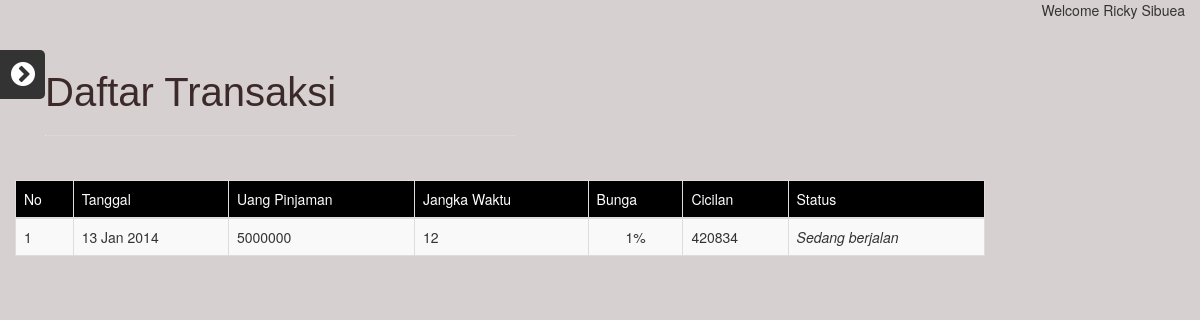
Screenshot of /daftar_transaksi.php (signed in) with the database file from the repository.
### tables this page shows
CREATE TABLE IF NOT EXISTS `peminjam` (
  `user_id` int(10) NOT NULL AUTO_INCREMENT,
  `tanggal` varchar(30) NOT NULL,
  `nama` varchar(50) NOT NULL,
  `username` varchar(50) NOT NULL,
  `no_hp` varchar(14) NOT NULL,
  `no_rek` varchar(20) NOT NULL,
  `nominal` varchar(15) NOT NULL,
  `jangka` varchar(4) NOT NULL,
  `cicilan` varchar(10) NOT NULL,
  `status` enum('yes','no') NOT NULL,
  `alasan` varchar(100) NOT NULL,
  `lunas` varchar(20) NOT NULL,
  PRIMARY KEY (`user_id`)
);

### daftar_transaksi.php (the view, shortened to what this page needs)
<!doctype html>
<html lang="en">
<head>
	<link rel="stylesheet" type="text/css" href="css/reset.css">
	<link rel="stylesheet" type="text/css" href="css/bootstrap.css">
	<link rel="stylesheet" href="fontawsome/font-awesome.css">
	<link rel="stylesheet" type="text/css" href="css/a.css">
</head>
<body>
		<?php
		include "nav_user.php";
		?>
		<div class="container">
				<div class="row">
						<div class="pull-right">
							Welcome
							<?php if (isset($_SESSION['namalengkap'])):?>
								<?php echo $_SESSION['namalengkap'];?>
							<?php endif;?>
						</div>
				</div>
				<div class="row">
						<div class="col-md-8"></iv>
						<div class="col-md-8  page_header">
								<h3><font color="#3C2A2A">Daftar Transaksi</font></h3>
								<hr>
						</div>
				</div>
				<div class="row">
					<div class="col-md-2"></div>
					<div class="col-md-10">
					<form>
						<table class="table table-responsive table-key-value pull-center table-striped table-bordered" style="width:100%">
						<thead bgcolor="black">
							<tr>
								<td><font color="white"><font color="white"><font color="white"<font color="white">No</td>
								<td><font color="white"><font color="white"<font color="white">Tanggal</td>
								<td><font color="white"<font color="white">Uang Pinjaman</td>
								<td><font color="white">Jangka Waktu</td>
								<td><font color="white">Bunga</td>
								<td><font color="white">Cicilan</td>
								<td><font color="white">Status</td>
							</tr>
						</thead>
						<tbody>
							<?php
									$username = $_SESSION['namauser'];
									$query = mysql_query("select * from peminjam where username='$username' AND status='yes'");
									$no = 1;
									while ($data = mysql_fetch_array($query)) {
							?>
							<tr>
								<td><?php echo $no; ?></td>
								<td><?php echo $data['tanggal']; ?></td>
								<td><?php echo $data['nominal']; ?></td>
								<td><?php echo $data['jangka']; ?></td>
								<td><center>1%</center></td>
								<td><?php echo $data['cicilan']; ?></td>
								<td><i><?php echo $data['lunas']; ?></i></td>
							</tr>
							<?php
								$no++;
								}
							?>
						</tbody>
					</form>
					</div>
				</div>
		</div>
</body>
</html>

### css/a.css (style rules this page uses)
body { background: url(../img/) no-repeat fixed; background-size:100% 100%; background-color:#D7D0D0; }
.page_header { height: 160px; padding-top: 30px; }
.page_header h3 { color: #fff; font:normal 40px Arial; }
.page_header hr { border:0; border-bottom: 1px dotted #fff; opacity: .3; }

### rows the page displays
peminjam: tanggal "13 Jan 2014", nominal "5000000", jangka "12", cicilan "420834", lunas "Sedang berjalan"

### other values shown
$_SESSION['namalengkap'] "Ricky Sibuea"
